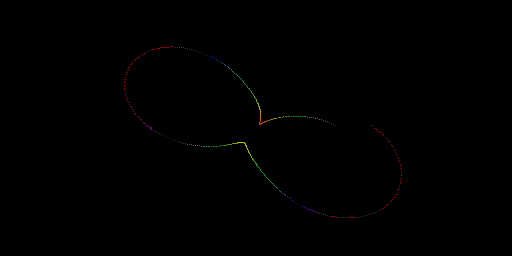
Frame 1 (no input)
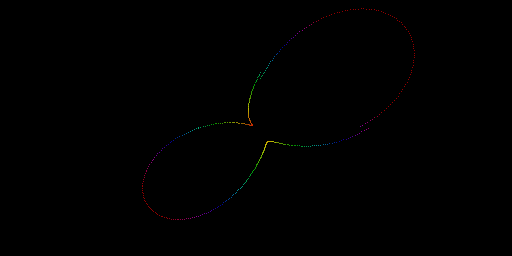
Frame 60 (the mouse pressed at the canvas centre just before this capture)
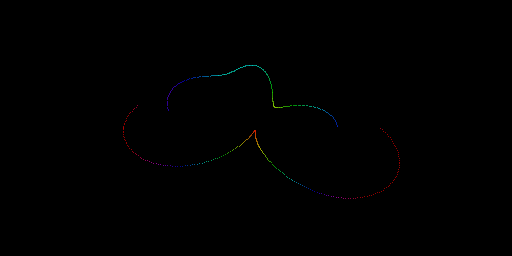
Frame 120 (the mouse held since frame 60 and released just before this capture)

The Processing sketch that drew these frames (run headless with seeded random() and noise(); from frame 60 on, the mouse is pressed at the canvas centre):

// Processing sketch: SineLoopBackAdditive
// ── SineLoopBackAdditive.pde
int speed = 2; // how fast it scrolls across the screen (0 is not moving)
float periods = 2; // how many humps the sine wave has
float waveHeight;  // the height of the wave

// these store the previous x,y points
float x,y;


void setup()
{
  size(512,256);
  background(0);
  
  // the height of our wave
  waveHeight = height/2;
}


void draw()
{
  //periods = map(mouseX, 0,width, 1, 20);
  
  //waveHeight = height/2 * sin(frameCount/20);
  
  background(0);
  
  //periods += PI/800.0;
  periods *= 1.001;
  
  colorMode(HSB, 1,1,1,1); // all from 0-1 for RGBA
  
  
  for (int index=0; index < width; index++)
  {
    
    int movedIndex = index + (frameCount*speed);
    
    movedIndex = movedIndex % width; // wrap around width
    
    // angle calculated from our moving index:
    float movingAngle = map(movedIndex, 0,width, 0, periods*TWO_PI);  
    
    // height goes from 0 to waveHeight
    // remember: sin( ) goes from -1 to 1
  //  float heightValue = waveHeight * ( 1 + sin(movingAngle) )*0.5;
    
    // convert the horizontal position to an angle
    float angle = map(index, 0,width, 0, TWO_PI); 
      
    float heightValue = (2+cos(periods*angle))*0.5* waveHeight * (1 + 0.8*sin(movingAngle) + 0.2*cos(periods*0.1*movingAngle))/2;

    
    float newx = movedIndex;
    float newy = heightValue;
    
    // radius of our circle 
    float r = newy;
    
    float h = r/waveHeight; // hue from 0-1
 
    newx = r * cos(angle)+  width/2;
    newy = r * sin(angle) + height/2;
    
    // draw a line between the current x,y and the previous ones
    //line(x,y,newx,newy);
    
    stroke(h, 1,0.8,1);
    point(newx,newy);
    
    x = newx;
    y = newy;
    
    //point(x, y);
  }
}
